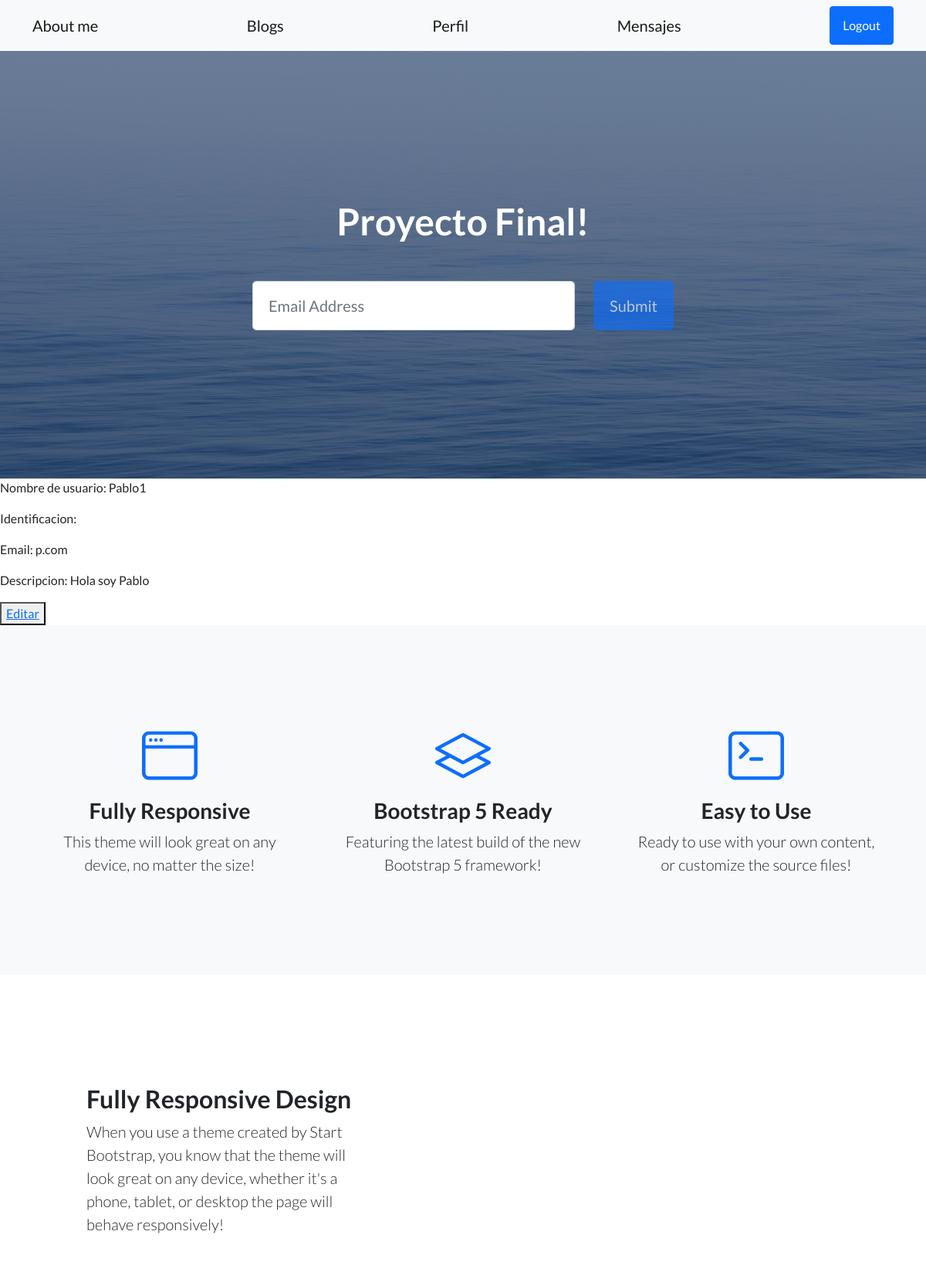
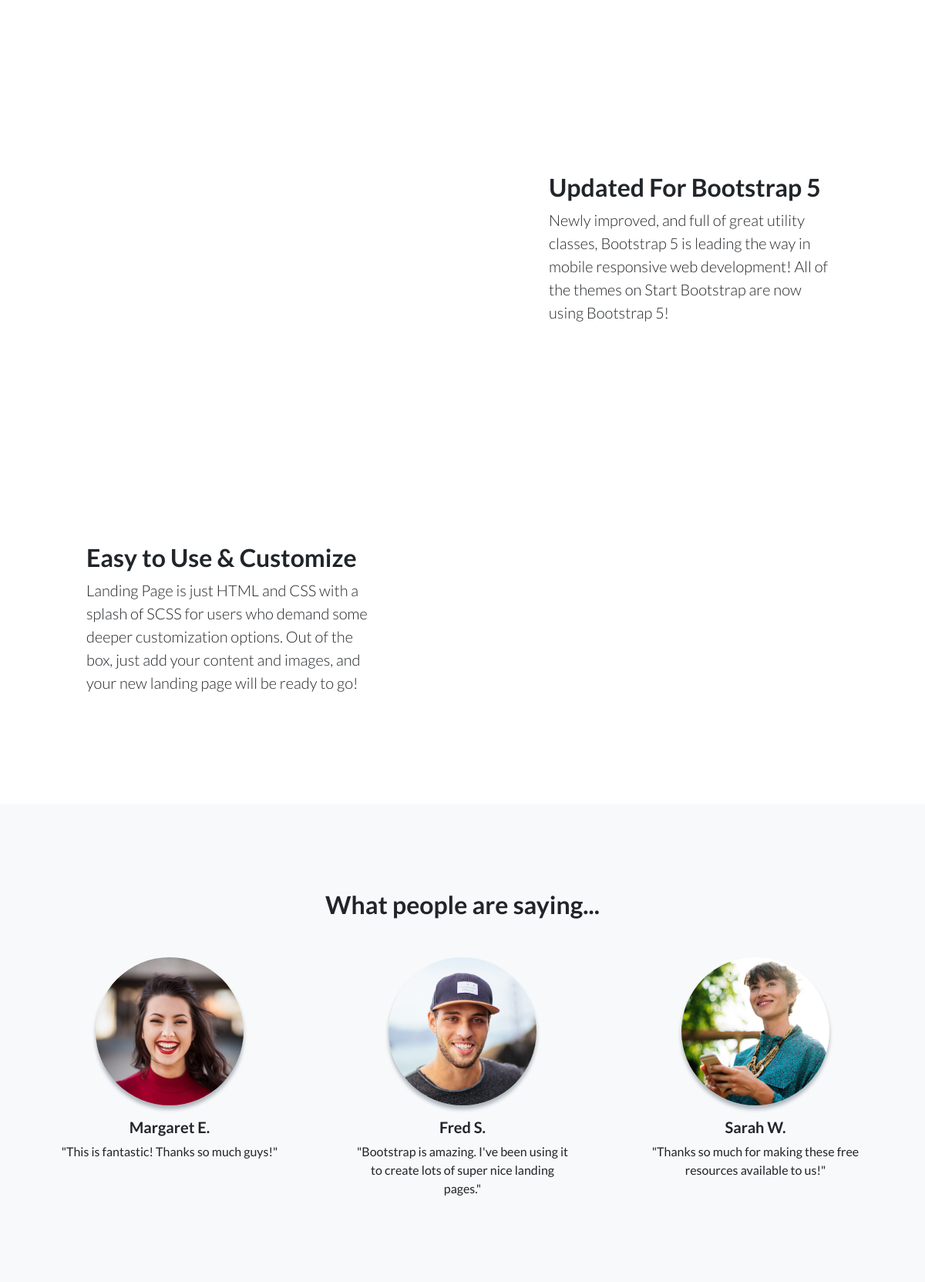
The page /AppCuenta/profile/ (signed in, upper part) on the database its author committed (2 pictures, top to bottom).
### AppCuenta/models.py (models this page shows)
class Avatar(models.Model):
    user=models.OneToOneField(User,on_delete=models.CASCADE)
    imagen = models.ImageField(upload_to="avatares", null=True, blank=True)
    link=models.CharField(max_length=30)
    descripcion=models.TextField()

### AppCuenta/views.py (the view)
# urls.py: path('profile/',leer_perfil,name='LeerPerfil'),
def leer_perfil(request):
    user = request.user
    profile = Avatar.objects.filter(user=user).first()
    return render(request, 'cuenta/profile.html', {'profile': profile})

### templates/cuenta/profile.html
{% extends "base.html" %}
{% load static %}
{% block contenido_variable %}
<p>Nombre de usuario: {{ profile.user }}</p>
<p>Identificacion: {{ profile.imagen }}</p>
<p>Email: {{ profile.link }}</p>
<p>Descripcion: {{profile.descripcion}}</p>
<button><a href="{% url 'EditarPerfil' %}">Editar</a></button>
{% endblock %}

### rows shown on the page
Avatar: user "Pablo1", link "p.com", descripcion "Hola soy Pablo"
